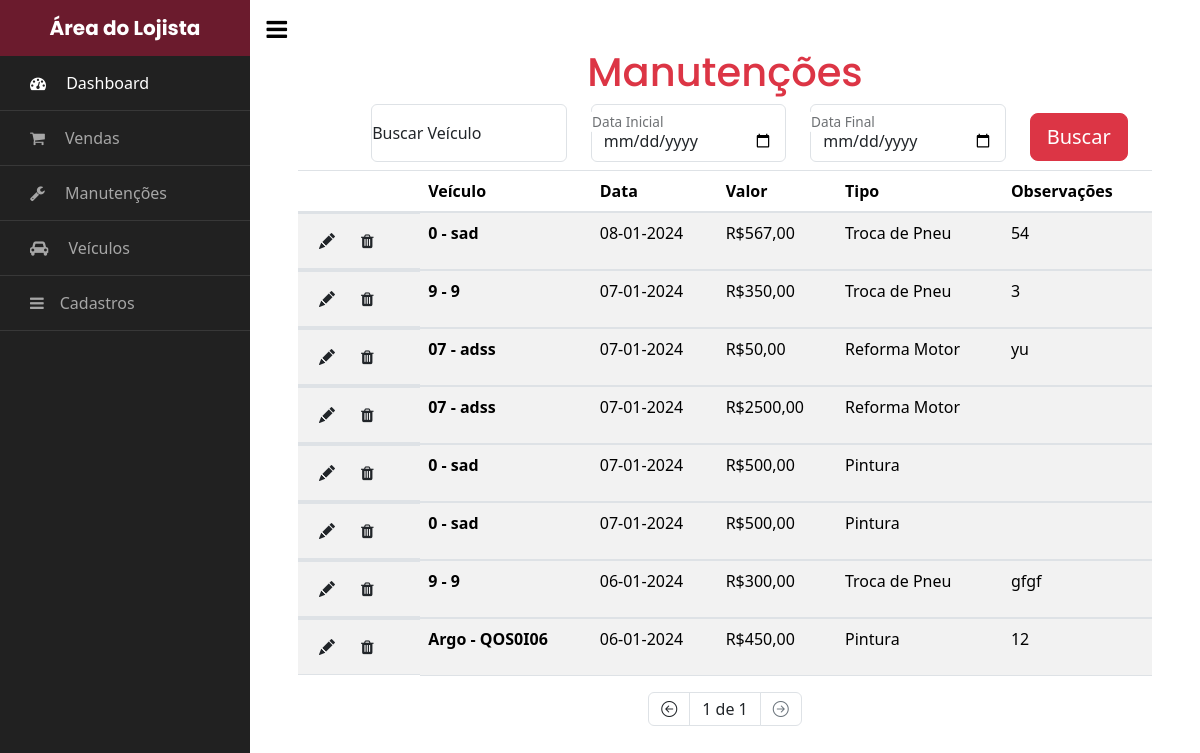
/area_do_lojista/manutencoes/ (signed in), run on an earlier commit of the app's database.
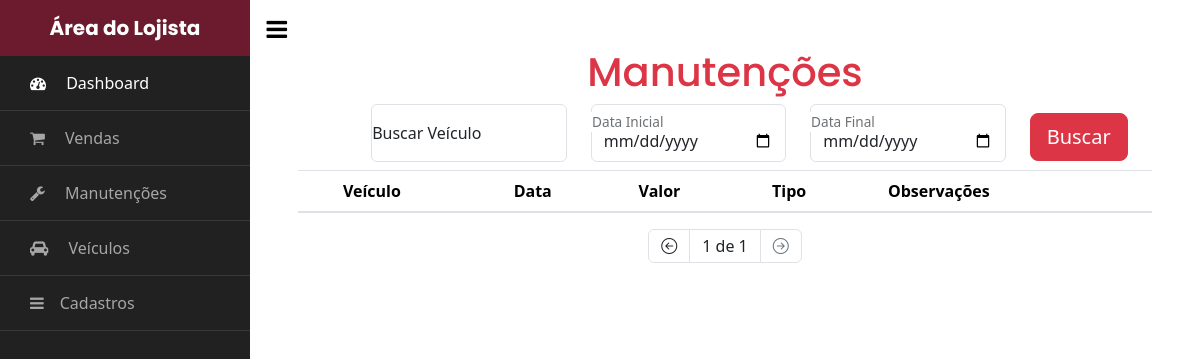
And on a later commit of the database.
### gestao/models.py (models this page shows, shortened)
class Manutencao(models.Model):
    id = models.AutoField(primary_key=True)
    veiculo = models.ForeignKey('veiculos.Veiculo', on_delete=models.PROTECT, related_name='veiculo_manutencao')
    tipo = models.ForeignKey('gestao.Tipo_Manutencao', on_delete=models.PROTECT, related_name='tipo_manutencao')
    valor = models.DecimalField(max_digits=10, decimal_places=2, blank=True, null=True)
    data = models.DateField()
    observacoes = models.TextField(blank=True, null=True)
    class Meta:
        verbose_name_plural = 'Manutenções'

class Tipo_Manutencao(models.Model):
    id = models.AutoField(primary_key=True)
    nome = models.CharField(max_length=50)
    def __str__(self):
        return self.nome
    class Meta:
        verbose_name_plural = 'Tipos de Manutenção'

### veiculos/models.py (models this page shows)
class Veiculo(models.Model):
    id = models.AutoField(primary_key=True)
    marca = models.ForeignKey(Marca, on_delete=models.PROTECT, related_name='marca')
    modelo = models.CharField(max_length=50)
    ano = models.IntegerField(blank=True, null=True)
    placa = models.CharField(max_length=8, blank=True, null=True, unique=True)
    cor = models.CharField(max_length=50, blank=True, null=True)
    acessorios = models.ManyToManyField(Acessorio, related_name='acessorios')
    data_insercao = models.DateTimeField(auto_now_add=True)
    km = models.IntegerField(blank=True, null=True)
    vendido = models.BooleanField(default=False)
    valor = models.DecimalField(max_digits=10, decimal_places=2, blank=True, null=True)
    foto_capa = models.ImageField(upload_to='media/', blank=True, null=True)
    valor_compra = models.DecimalField(max_digits=10, decimal_places=2, blank=True, null=True)
    CAMBIO_CHOICES = [
        ('Automático', 'Automático'),
        ('Manual', 'Manual'),
    ]
    cambio = models.CharField(
        max_length=20,
        choices=CAMBIO_CHOICES,
        default='Manual',  # Pode definir o valor padrão se desejar
    )
    DIRECAO_CHOICES = [
        ('Hidráulica', 'Hidráulica'),
        ('Elétrica', 'Elétrica'),
        ('Mecânica', 'Mecânica'),
    ]
    direcao = models.CharField(
        max_length=20,
        choices=DIRECAO_CHOICES,
        default='Hidráulica',
    )
    def __str__(self):
        return self.modelo + ' - ' + self.placa

### gestao/views.py (the view)
# urls.py: path('manutencoes/', Lista_Manutencao.as_view(), name='manutencoes'),
@method_decorator(login_required(login_url='login'), name='dispatch')
class Lista_Manutencao(ListView):
    model = Manutencao
    template_name = 'lista_manutencoes.html'
    context_object_name = 'manutencoes'
    paginate_by = 15
    def get_queryset(self):
        manutencao = super(Lista_Manutencao, self).get_queryset()
        search = self.request.GET.get('search')
        start_date = self.request.GET.get('start_date')
        end_date = self.request.GET.get('end_date')
        if search and start_date and end_date:
            manutencao = manutencao.filter(veiculo__modelo__icontains=search, data__range=[start_date, end_date]).order_by('-data')
        elif search and start_date:
            manutencao = manutencao.filter(veiculo__modelo__icontains=search, data__gte=start_date).order_by('-data')
        elif search and end_date:
            manutencao = manutencao.filter(veiculo__modelo__icontains=search, data__lte=end_date).order_by('-data')
        elif start_date and end_date:
            manutencao = manutencao.filter(data__range=[start_date, end_date]).order_by('-data')
        elif search:
            manutencao = manutencao.filter(veiculo__modelo__icontains=search).order_by('-data')
        elif start_date:
            manutencao = manutencao.filter(data__gte=start_date).order_by('-data')
        elif end_date:
            manutencao = manutencao.filter(data__lte=end_date).order_by('-data')
        else:
            manutencao = manutencao.order_by('-data')
        return manutencao

### gestao/templates/lista_manutencoes.html (shortened to what the changed rows need)
{% extends 'base_lojista.html' %}
{% block content %}
    <h1 class="text-center text-danger">Manutenções</h1>
    <table class="table table-striped table-responsive-md">
        <thead>
            <tr>
              <th></th>
              <th>Veículo</th>
              <th>Data</th>
              <th>Valor</th>
              <th>Tipo</th>
              <th>Observações</th>
            </tr>
        </thead>
        <tbody>
            {% for manutencao in manutencoes %}
                <tr>
                  <td class="d-flex flex-nowrap">
                    <a href="{% url 'editar_manutencao' manutencao.id %}"><button class="btn" type="button"><i class="bi bi-pencil-fill"></i></button></a>
                    <button class="btn" type="button" data-bs-toggle="modal" data-bs-target="#deleteModal{{manutencao.id}}"> <i class="fa fa-trash link-offset-3-hover"></i></button>
                  </td>
                    <th scope="row">{{ manutencao.veiculo }}</th>
                    <td>{{ manutencao.data|date:"d-m-Y" }}</td>
                    <td>R${{ manutencao.valor }}</td>
                    <td>{{ manutencao.tipo }}</td>
                    <td>{{ manutencao.observacoes }}</td>
                </tr>
</div>
        {% endfor %}
    </table>
{% endblock %}

What changed in the data, as far as the page shows it:
removed Manutencao: veiculo "0 - sad", data "08-01-2024", valor "567,00", tipo "Troca de Pneu", observacoes "54"
removed Manutencao: veiculo "9 - 9", data "07-01-2024", valor "350,00", tipo "Troca de Pneu", observacoes "3"
removed Manutencao: veiculo "07 - adss", data "07-01-2024", valor "50,00", tipo "Reforma Motor", observacoes "yu"
removed Manutencao: veiculo "07 - adss", data "07-01-2024", valor "2500,00", tipo "Reforma Motor"
removed Manutencao: veiculo "0 - sad", data "07-01-2024", valor "500,00", tipo "Pintura"
removed Manutencao: veiculo "0 - sad", data "07-01-2024", valor "500,00", tipo "Pintura"
removed Manutencao: veiculo "9 - 9", data "06-01-2024", valor "300,00", tipo "Troca de Pneu", observacoes "gfgf"
removed Manutencao: veiculo "Argo - QOS0I06", data "06-01-2024", valor "450,00", tipo "Pintura", observacoes "12"
